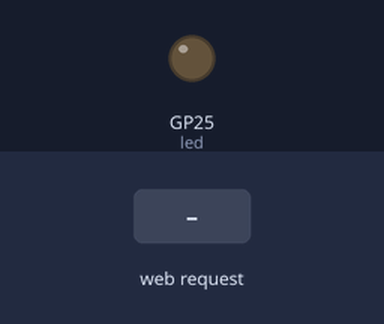
A program run on a simulated Raspberry Pi Pico running MicroPython. On the bench: output pins drawn as LEDs (lit = HIGH). Dashed ring = blinking. The test bench sets the inputs (shaded band). WiFi joins after 1.5 s; the clock reads 2024-03-15 10:24:30 at power-on unless the program sets it; library files of the repository ran but are not shown: secrets.py; what the program prints to the serial console is not drawn.

Above: at 0.1 s.
At 4.4 s:
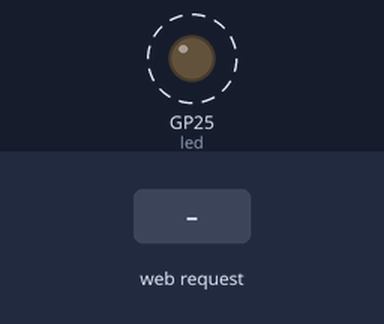
4.5 s: HTTP request GET / received
Timing chart, 0 to 13.5 s (numbered marks = the images above; inputs shaded):
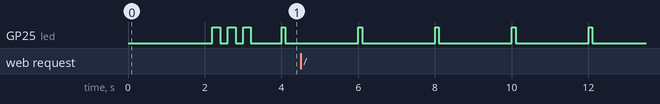

Measured:
- by itself, GP25 (led): alternates HIGH for 0.10 s and LOW for 1.9 s

The program:

main.py
```python
# vim:ts=4:sw=4:sts=4:et:ai

import rp2
import network
import ubinascii
import machine
import urequests as requests
import time
import ntptime
from secrets import wifi_auth
import socket
import json

office_data = {
    'configuration': {
        'tcp_port': 14142,
        'listen_address': '0.0.0.0',
    },
    'unit_data': {
        'mac_address': '',
        'ip_address':  '',
        'ip_netmask':  '',
        'ip_gateway':  '',
        'ip_dns':  '',
        'frequency': '',
    },
    'measurement_units': {
        'temperature': 'Degrees celcius (C)',
        'humidity': 'Percent (%)',
        'co2_ppm': 'Parts per million (PPM)',
        'noise': 'Decibels (dB)',
        'time': 'Seconds since the epoch (1970-01-01 00:00:00)',
    },
    'measurements': {
        'temperature': {
            'time': 0,
            'value': -300,
        },
        'humidity': {
            'time': 0,
            'value': -1,
        },
        'co2': {
            'time': 0,
            'value': -1,
        },
        'noise': {
            'time': 0,
            'value': -1,
        },
        'time': 0,
    },
    'limits': {
        'warning': {
            'temperature_max': 22,
            'temperature_min': 20,
            'humidity_min': 20,
            'humidity_max': 60,
            'co2_ppm': 1000,
#            'co_ppm':  25,
            'noise': 55,
        },
        'critical': {
            'temperature_max': 26,
            'temperature_min': 19,
            'humidity_min': 20,
            'humidity_max': 60,
            'co2_ppm': 1200,
#            'co_ppm': 100,
            'noise': 70,
        },
    },
}

# Set country to avoid possible errors
rp2.country('NO')

led = machine.Pin('LED', machine.Pin.OUT)

wlan = network.WLAN(network.STA_IF)
wlan.active(True)
# If you need to disable powersaving mode
# wlan.config(pm = 0xa11140)

# See the MAC address in the wireless chip OTP
mac = ubinascii.hexlify(network.WLAN().config('mac'),':').decode()
print('mac = ' + mac)
office_data['unit_data']['mac_address'] = mac
office_data['unit_data']['frequency'] = machine.freq()

# Other things to query
# print(wlan.config('channel'))
# print(wlan.config('essid'))
# print(wlan.config('txpower'))

# Load login data from different file for safety reasons
# ssid = wifi_auth['ssid']
# pw = wifi_auth['pw']

wlan.connect(wifi_auth['ssid'], wifi_auth['pw'])


# Wait for connection with 10 second timeout
timeout = 10
while timeout > 0:
    if wlan.status() < 0 or wlan.status() >= 3:
        break
    timeout -= 1
    print('Waiting for connection...')
    time.sleep(1)

def blabla(arg = "her burde det vært noe"):
    print(arg)
    return


def timer_blink():
    blink_once()

# blink
def blink_once(on_ms=200,off_ms=200):
    if (on_ms > 0):
        time.sleep(on_ms/1000)
        led.on()
        if (off_ms > 0):
            time.sleep(off_ms/1000)
    led.off()

# Define blinking function for onboard LED to indicate error codes
def blinketiblink(num_blinks):
    if (num_blinks<0):
        print("Can't blink ", num_blinks, "times")
        return
    for i in range(num_blinks):
        blink_once()

def les_masse_data_og_blink(t):
    # blabla - les masse skit
    led.on()
    time.sleep(100/1000)
    led.off()
    # print('dir(', dir(t), ')')

led_status_tim = machine.Timer(-1)
led_status_tim.init(period=2000, mode=machine.Timer.PERIODIC, callback=les_masse_data_og_blink)


# Handle connection error
# Error meanings
# 0  Link Down
# 1  Link Join
# 2  Link NoIp
# 3  Link Up
# -1 Link Fail
# -2 Link NoNet
# -3 Link BadAuth

# blabla()

wlan_status = wlan.status()
blinketiblink(wlan_status)

if wlan_status != 3:
    raise RuntimeError('Wi-Fi connection failed')
else:
    print('Connected')
    status = wlan.ifconfig() #  WLAN.ifconfig([(ip, subnet, gateway, dns)])
    print('ip = ' + status[0])
    office_data['unit_data']['ip_address'] = status[0];
    office_data['unit_data']['ip_netmask'] = status[1];
    office_data['unit_data']['ip_gateway'] = status[2];
    office_data['unit_data']['ip_dns'] = status[3];

    print("Local time before synchronization：%s" %str(time.localtime()))
    ntptime.settime()
    print("Local time after synchronization：%s" %str(time.localtime()))


# TCP server with socket
addr = socket.getaddrinfo(office_data['configuration']['listen_address'],
                          office_data['configuration']['tcp_port'])[0][-1]

s = socket.socket()
s.bind(addr)
s.listen(1)

print('Listening on', addr)

# Listen for connections
while True:
    try:
        cl, addr = s.accept()
        print('Client connected from', addr)
        r = cl.recv(1024)
        # print(r)

        office_data['measurements']['time'] = int(time.time())
        office_json = json.dumps(office_data)
        r = str(r)
        cl.send('HTTP/1.0 200 OK\r\nContent-type: application/json\r\n\r\n')
        cl.send(office_json)
        cl.close()

    except OSError as e:
        cl.close()
        print('Connection closed')
```
